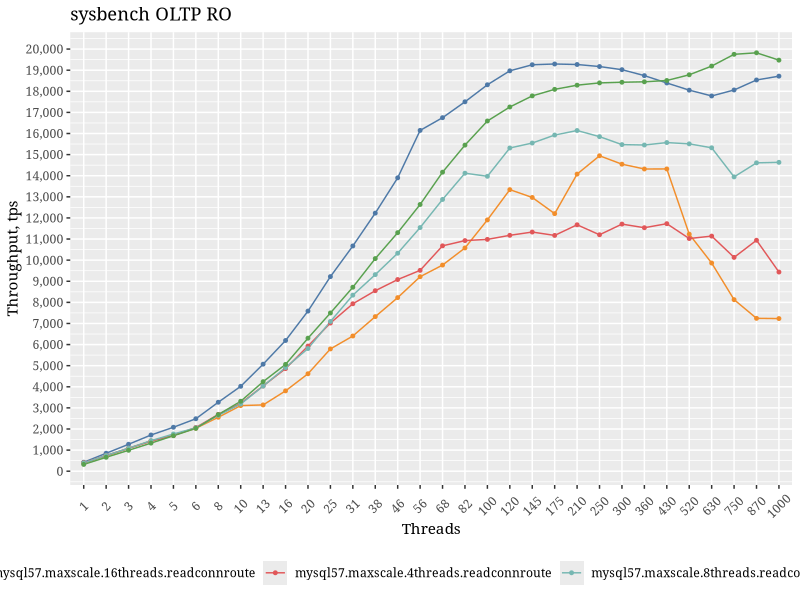

Recreate this plot in R. (Note: this script raises an error after producing the figure.)
## ---- chunk 1
knitr::opts_chunk$set(echo = TRUE)
library(ggplot2)
library(ggthemes)
library(reshape2)
library(knitr)

tm<-theme(legend.position="bottom",
          text=element_text(family="Georgia"),
          strip.background = element_rect(colour="red", fill="#CCCCFF"))

guides(colour = guide_legend(override.aes = list(size=4)))

data = read.table("../summary.csv",sep=",",header=F)
data1=subset(data,V1>100)
attach(data1)
aggdata <-aggregate(data1, by=list(V4,V5),FUN=mean, na.rm=TRUE)
## ---- chunk 2
ss=subset(aggdata,(Group.2<=1000) )
#ss=subset(aggdata)

m <- ggplot(ss, 
            aes(x=as.factor(Group.2),y=as.numeric(V2),color=as.factor(Group.1),group=Group.1))
m+geom_line()+geom_point(size=1)+labs(x="Threads",y="Throughput, tps",title="sysbench OLTP RO")+scale_color_tableau(name="Version")+scale_y_continuous(breaks=seq(0, 20000, 1000),labels = scales::comma)+theme(axis.text.x  = element_text(angle=45, vjust=0.5))+tm
## ---- chunk 3
Res<-data.frame(aggdata$Group.1, aggdata$Group.2, aggdata$V2)

wide_format <- dcast(subset(Res), aggdata.Group.2 ~ aggdata.Group.1)


ss=subset(aggdata,(Group.2<=1000))
#ss=subset(aggdata)
wide_format$`ProxySQL, 16 threads` = wide_format$`res.mysql57.proxysql.16threads`/wide_format$`res.mysql57.long`

dat_m <- melt(subset(wide_format), id.vars = "aggdata.Group.2", measure.vars=c("ProxySQL, 16 threads"))

m <- ggplot(dat_m, 
            aes(x=as.factor(aggdata.Group.2),y=as.numeric(value),group=variable))
m+geom_bar(stat = "identity",position = "dodge",aes(fill = as.factor(variable)))+geom_hline(yintercept=1)+geom_text(aes(label=format(value, digits=2, nsmall=2), 
                hjust=1), 
            position = position_dodge(width=0.9),size=3,angle = 90)+labs(x="Threads",y="relative performance",title="sysbench OLTP RO, ProxySQL overhead 5.7")+scale_fill_tableau(name="Version")+scale_y_continuous(breaks=seq(0, 1.5, 0.1),labels = scales::comma)+theme(axis.text.x  = element_text(angle=45, vjust=0.5))+tm
